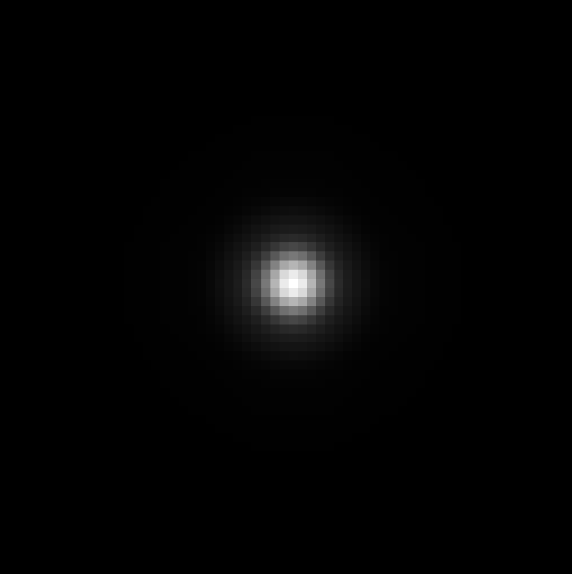
#> input picture photos/image.png, 572 x 574 px
$ python image_scan.py photos/image.png
#> lines starting #> are read from the running program, lines starting #| are printed output that depends on the picture
import argparse
import datetime
import sys

import cv2
import matplotlib.lines as mlines
import matplotlib.pyplot as plt
import numpy as np
import openpyxl
from scipy.optimize import curve_fit


def _gaussian(x, A, x0, w, B):
    return A * np.exp(-2 * ((x - x0) ** 2) / (w ** 2)) + B


def fit_gaussian(x_vals, intensity_vals):
    vals = np.array(intensity_vals, dtype=float)
    x    = np.array(x_vals, dtype=float)

    B0   = float(np.min(vals))
    A0   = float(np.max(vals)) - B0
    x0_0 = float(x[np.argmax(vals)])
    w0   = float(x[-1] - x[0]) / 8

    try:
        popt, _ = curve_fit(_gaussian, x, vals, p0=[A0, x0_0, w0, B0], maxfev=5000)
        A, x0, w, B = popt
        span = x[-1] - x[0]
        if abs(w) < (span / 1000) or abs(w) > span:
            return {'success': False}
        return {'success': True, 'A': A, 'x0': x0, 'w': abs(w), 'B': B}
    except Exception:
        return {'success': False}


def load_grayscale(path):
#> called with path = 'photos/image.png'
    img = cv2.imread(path, cv2.IMREAD_UNCHANGED)
#> img is the input picture: shape (574, 572, 4); mean B, G, R, A 3.4, 3.4, 3.4, 255
    if img is None:
        sys.exit(f"Error: cannot open image '{path}'")
    if img.ndim == 2:
        return img.astype(np.float64)
    if img.shape[2] == 4:
        img = img[:, :, :3]
#> img: shape (574, 572, 3)
    b = img[:, :, 0].astype(float)
    g = img[:, :, 1].astype(float)
    r = img[:, :, 2].astype(float)
    return 0.299 * r + 0.587 * g + 0.114 * b


PIXEL_PITCH_UM  = 5.0   # Alvium G1-030 VSWIR sensor pixel pitch (µm)
OBJECTIVE_MAG   = 100   # Mitutoyo 100x M Plan APO NIR
ZOOM_MAG        = 2.75  # Optem Fusion 7:1 at maximum zoom (range: 0.75x–5.25x)
CAMERA_TUBE_MAG = 1.0   # Optem Fusion camera tube 35-08-06-000

PIXEL_SIZE_UM = PIXEL_PITCH_UM / (OBJECTIVE_MAG * ZOOM_MAG * CAMERA_TUBE_MAG)


def export_excel(path, date_str, pixel_size_mm,
                 x_mm, row, fit_x,
                 y_mm, col, fit_y):
    from openpyxl.styles import Font, PatternFill, Alignment, Border, Side, numbers
    from openpyxl.utils import get_column_letter

    DARK_BLUE  = '1F3864'
    MID_BLUE   = '2E75B6'
    LIGHT_BLUE = 'D6E4F0'
    WHITE      = 'FFFFFF'
    LIGHT_GRAY = 'F2F2F2'

    def header_font(bold=True, color=WHITE, size=11):
        return Font(name='Calibri', bold=bold, color=color, size=size)

    def cell_font(bold=False, color='000000', size=10):
        return Font(name='Calibri', bold=bold, color=color, size=size)

    def fill(hex_color):
        return PatternFill('solid', fgColor=hex_color)

    def thin_border():
        s = Side(style='thin', color='BFBFBF')
        return Border(left=s, right=s, top=s, bottom=s)

    def style_header_row(ws, row_num, col_count, bg=MID_BLUE):
        for c in range(1, col_count + 1):
            cell = ws.cell(row=row_num, column=c)
            cell.font      = header_font()
            cell.fill      = fill(bg)
            cell.alignment = Alignment(horizontal='center', vertical='center')
            cell.border    = thin_border()

    def style_data_row(ws, row_num, col_count, alternate=False):
        bg = LIGHT_GRAY if alternate else WHITE
        for c in range(1, col_count + 1):
            cell = ws.cell(row=row_num, column=c)
            cell.font      = cell_font()
            cell.fill      = fill(bg)
            cell.alignment = Alignment(horizontal='left' if c == 1 else 'center',
                                       vertical='center')
            cell.border    = thin_border()

    def set_col_widths(ws, widths):
        for i, w in enumerate(widths, 1):
            ws.column_dimensions[get_column_letter(i)].width = w

    wb = openpyxl.Workbook()

    # ── Summary sheet ────────────────────────────────────────────────────────
    ws = wb.active
    ws.title = 'Summary'
    ws.sheet_view.showGridLines = False
    ws.row_dimensions[1].height = 28

    # Title banner
    ws.merge_cells('A1:C1')
    title_cell = ws['A1']
    title_cell.value     = 'POP Beam Profile  —  Measurement Summary'
    title_cell.font      = Font(name='Calibri', bold=True, color=WHITE, size=13)
    title_cell.fill      = fill(DARK_BLUE)
    title_cell.alignment = Alignment(horizontal='center', vertical='center')

    ws.append([])  # spacer row

    # Meta info
    for label, value in [('Date', date_str), ('Pixel size (µm/px)', pixel_size_mm * 1e3)]:
        ws.append([label, value])
        r = ws.max_row
        ws.cell(r, 1).font      = cell_font(bold=True)
        ws.cell(r, 1).fill      = fill(LIGHT_BLUE)
        ws.cell(r, 1).border    = thin_border()
        ws.cell(r, 1).alignment = Alignment(horizontal='left', vertical='center')
        ws.cell(r, 2).font      = cell_font()
        ws.cell(r, 2).fill      = fill(WHITE)
        ws.cell(r, 2).border    = thin_border()
        ws.cell(r, 2).alignment = Alignment(horizontal='left', vertical='center')

    ws.append([])  # spacer

    # Column headers
    ws.append(['Parameter', 'X Scan', 'Y Scan'])
    style_header_row(ws, ws.max_row, 3)

    # Data rows
    diam_x = 2 * fit_x['w'] * 1e3 if fit_x['success'] else 'N/A'
    diam_y = 2 * fit_y['w'] * 1e3 if fit_y['success'] else 'N/A'
    data_rows = [
        ('Fit success',        fit_x['success'],          fit_y['success']),
        ('Amplitude (A)',      fit_x.get('A',  'N/A'),    fit_y.get('A',  'N/A')),
        ('Center x0 (mm)',     fit_x.get('x0', 'N/A'),    fit_y.get('x0', 'N/A')),
        ('1/e² Radius w (µm)', fit_x.get('w', 'N/A') * 1e3 if fit_x.get('w') is not None else 'N/A',
                               fit_y.get('w', 'N/A') * 1e3 if fit_y.get('w') is not None else 'N/A'),
        ('Baseline (B)',       fit_x.get('B',  'N/A'),    fit_y.get('B',  'N/A')),
        ('1/e² Diameter (µm)', diam_x,                    diam_y),
    ]
    for i, (label, xv, yv) in enumerate(data_rows):
        ws.append([label, xv, yv])
        r = ws.max_row
        style_data_row(ws, r, 3, alternate=(i % 2 == 0))
        if label == '1/e² Diameter (µm)':
            for c in range(1, 4):
                ws.cell(r, c).font = cell_font(bold=True, color=DARK_BLUE)
                ws.cell(r, c).fill = fill(LIGHT_BLUE)
        for c in (2, 3):
            cell = ws.cell(r, c)
            if isinstance(cell.value, float):
                cell.number_format = '0.000000'

    set_col_widths(ws, [28, 18, 18])

    # ── Scan data sheets ─────────────────────────────────────────────────────
    for sheet_title, positions, intensities in [
        ('X Scan', x_mm, row),
        ('Y Scan', y_mm, col),
    ]:
        color = '1F497D' if sheet_title == 'X Scan' else '375623'
        wsh = wb.create_sheet(sheet_title)
        wsh.sheet_view.showGridLines = False

        wsh.append(['Position (mm)', 'Intensity'])
        style_header_row(wsh, 1, 2, bg=color)
        wsh.row_dimensions[1].height = 20

        for i, (pv, iv) in enumerate(zip(positions.tolist(), intensities.tolist())):
            wsh.append([pv, iv])
            r = wsh.max_row
            bg = LIGHT_GRAY if i % 2 else WHITE
            for c in (1, 2):
                cell = wsh.cell(r, c)
                cell.font         = cell_font(size=9)
                cell.fill         = fill(bg)
                cell.border       = thin_border()
                cell.alignment    = Alignment(horizontal='center', vertical='center')
                cell.number_format = '0.000000'

        set_col_widths(wsh, [18, 18])

    wb.save(path)


def main():
    parser = argparse.ArgumentParser(description='Beam profile line scan from image')
    parser.add_argument('image', help='Path to input image')
    parser.add_argument('--pixel-size', type=float, default=None,
                        help='Override pixel size in µm/pixel (default: calculated from optics)')
    args = parser.parse_args()

    gray = load_grayscale(args.image)
    h, w = gray.shape
#> h = 574; w = 572

    row = gray[h // 2]
#> row = 572 values, max 255 at index 289, min 0 at index 0, mean 27.64
    col = gray[:, w // 2]
#> col = 574 values, max 235 at index 279, min 0 at index 0, mean 25.47

    pixel_size_mm = (args.pixel_size if args.pixel_size is not None else PIXEL_SIZE_UM) * 1e-3
    x_mm = (np.arange(w) - w / 2) * pixel_size_mm
#> x_mm = 572 values from -0.0052 to 0.00518
    y_mm = (np.arange(h) - h / 2) * pixel_size_mm
#> y_mm = 574 values from -0.00522 to 0.0052

    fit_x = fit_gaussian(x_mm, row)
#> in fit_gaussian, `vals = np.array(intensity_vals, dtype=float)`: vals has the same summary as row in main
#> in fit_gaussian, `B0   = float(np.min(vals))`: B0 = 0
#> in fit_gaussian, `A0   = float(np.max(vals)) - B0`: A0 = 255
#> in fit_gaussian, `x0_0 = float(x[np.argmax(vals)])`: x0_0 = 5.45e-05
#> in fit_gaussian, `popt, _ = curve_fit(_gaussian, x, vals, p0=[A0, x0_0, w0, B0], maxfev=..`: popt = [245.7, 0.00012, 0.000859, 2.21]
#> in fit_gaussian, `A, x0, w, B = popt`: A = 245.7; x0 = 0.00012; w = 0.000859; B = 2.21
#> fit_x = {'success': True, 'A': 245.7, 'x0': 0.00012, 'w': 0.000859, 'B': 2.21}
    fit_y = fit_gaussian(y_mm, col)
#> fit_y = {'success': True, 'A': 226.1, 'x0': -7.59e-05, 'w': 0.00086, 'B': 2.12}

    today = datetime.date.today()
    date_str = f"{today.month}/{today.day}/{today.year}"

    if fit_x['success']:
        diam_x_str = f"1/e^2 Gaussian Diameter (X) = {2 * fit_x['w'] * 1e3:.4f} um"
#> diam_x_str = '1/e^2 Gaussian Diameter (X) = 1.7178 um'
    else:
        diam_x_str = "Fit X failed"

    if fit_y['success']:
        diam_y_str = f"1/e^2 Gaussian Diameter (Y) = {2 * fit_y['w'] * 1e3:.4f} um"
#> diam_y_str = '1/e^2 Gaussian Diameter (Y) = 1.7205 um'
    else:
        diam_y_str = "Fit Y failed"

    fig = plt.figure(figsize=(14, 5))
    plot_bottom = 0.42

    ax_x = fig.add_axes([0.07, plot_bottom, 0.38, 0.52])
    ax_y = fig.add_axes([0.55, plot_bottom, 0.38, 0.52])

    ax_x.plot(x_mm, row, color='blue', linewidth=1)
    if fit_x['success']:
        level_x = fit_x['A'] / np.e ** 2 + fit_x['B']
#> level_x = 35.46
        ax_x.axhline(level_x, color='red', linestyle='--', linewidth=1)
    ax_x.set_title('X Scan', fontsize=11)
    ax_x.set_xlabel('Position (mm)', fontsize=10)
    ax_x.set_ylabel('Intensity (a.u.)', fontsize=10)
    ax_x.grid(True, alpha=0.4)
    ax_x.set_xlim(x_mm[0], x_mm[-1])

    ax_y.plot(y_mm, col, color='green', linewidth=1)
    if fit_y['success']:
        level_y = fit_y['A'] / np.e ** 2 + fit_y['B']
#> level_y = 32.71
        ax_y.axhline(level_y, color='red', linestyle='--', linewidth=1)
    ax_y.set_title('Y Scan', fontsize=11)
    ax_y.set_xlabel('Position (mm)', fontsize=10)
    ax_y.set_ylabel('Intensity (a.u.)', fontsize=10)
    ax_y.grid(True, alpha=0.4)
    ax_y.set_xlim(y_mm[0], y_mm[-1])

    fig.text(0.5, 0.215, 'POP beam profile', ha='center', va='top',
             fontsize=10, family='monospace')

    fig.add_artist(mlines.Line2D([0.05, 0.95], [0.175, 0.175],
                                  transform=fig.transFigure, color='black', linewidth=0.8))

    fig.text(0.05, 0.145, date_str,    ha='left', va='top', fontsize=9, family='monospace')
    fig.text(0.05, 0.10,  diam_x_str, ha='left', va='top', fontsize=9, family='monospace')
    fig.text(0.05, 0.06,  diam_y_str, ha='left', va='top', fontsize=9, family='monospace')

    export_excel('beam_profile.xlsx', date_str, pixel_size_mm,
                 x_mm, row, fit_x,
                 y_mm, col, fit_y)
#> in export_excel, `diam_x = 2 * fit_x['w'] * 1e3 if fit_x['success'] else 'N/A'`: diam_x = 1.72
#> in export_excel, `data_rows = [ ('Fit success',        fit_x['success'],          fit_y[..`: data_rows = [('Fit success', True, True), ('Amplitude (A)', 245.7, 226.1), ('Center x0 (mm)', 0.00012, -7.59e-05), ('1/e² Radius w (µm)', 0.859, 0.86), ('Baseline (B)', 2.21, 2.12), ('1/e² Diameter (µm)', 1.72, 1.72)]
#> the loop in export_excel, `for i, (label, xv, yv) in enumerate(data_rows):` made 6 passes
#> (label, xv, yv, bg in style_data_row) on passes 1 to 6: ('Fit success', True, True, 'F2F2F2'), ('Amplitude (A)', 245.7, 226.1, 'FFFFFF'), ('Center x0 (mm)', 0.00012, -7.59e-05, 'F2F2F2'), ('1/e² Radius w (µm)', 0.859, 0.86, 'FFFFFF'), ('Baseline (B)', 2.21, 2.12, 'F2F2F2'), ('1/e² Diameter (µm)', 1.72, 1.72, 'FFFFFF')
#> the loop in export_excel, `for sheet_title, positions, intensities in [ ('X Scan', x_mm, row), ('..` made 2 passes
#> (sheet_title, color) on passes 1 to 2: ('X Scan', '1F497D'), ('Y Scan', '375623')

    plt.savefig('beam_profile.png', dpi=150, bbox_inches='tight')
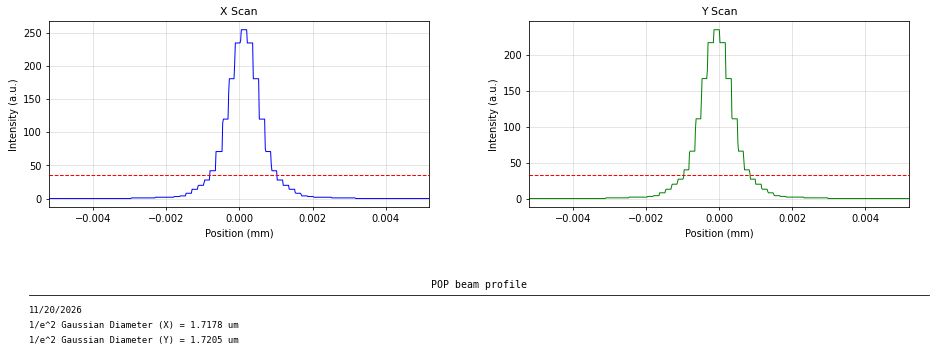
#> figure drawn by matplotlib, 2 panels; panel 1: curve peaks at x = 5.45e-05, y = 255; panel 2: curve peaks at x = -0.000145, y = 235
    plt.show()


if __name__ == '__main__':
    main()
# python image_scan.py photos\image.png
